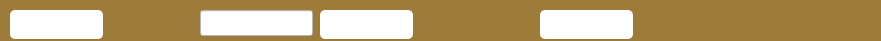
    <widget class="QWidget" name="widget_3" native="true">
     <property name="geometry">
      <rect>
       <x>-1</x>
       <y>-1</y>
       <width>881</width>
       <height>41</height>
      </rect>
     </property>
     <property name="styleSheet">
      <string notr="true">background-color: rgb(156, 124, 56);</string>
     </property>
     <widget class="QPushButton" name="pushButton_9">
      <property name="geometry">
       <rect>
        <x>10</x>
        <y>10</y>
        <width>93</width>
        <height>29</height>
       </rect>
      </property>
      <property name="styleSheet">
       <string notr="true">background-color: rgb(255, 255, 255);
border-radius:5px;</string>
      </property>
      <property name="text">
       <string/>
      </property>
      <property name="icon">
       <iconset resource="Source_Reservation.qrc">
        <normaloff>:/image/photoReservation/pngwing.com (1).png</normaloff>:/image/photoReservation/pngwing.com (1).png</iconset>
      </property>
     </widget>
     <widget class="QPushButton" name="pushButton_10">
      <property name="geometry">
       <rect>
        <x>540</x>
        <y>10</y>
        <width>93</width>
        <height>29</height>
       </rect>
      </property>
      <property name="styleSheet">
       <string notr="true">background-color: rgb(255, 255, 255);
border-radius:5px;</string>
      </property>
      <property name="text">
       <string/>
      </property>
      <property name="icon">
       <iconset resource="Source_Reservation.qrc">
        <normaloff>:/image/photoReservation/icons8-utilisateur-50.png</normaloff>:/image/photoReservation/icons8-utilisateur-50.png</iconset>
      </property>
      <property name="iconSize">
       <size>
        <width>25</width>
        <height>25</height>
       </size>
      </property>
     </widget>
     <widget class="QPushButton" name="pushButton_11">
      <property name="geometry">
       <rect>
        <x>320</x>
        <y>10</y>
        <width>93</width>
        <height>29</height>
       </rect>
      </property>
      <property name="styleSheet">
       <string notr="true">background-color: rgb(255, 255, 255);
border-radius:5px;</string>
      </property>
      <property name="text">
       <string/>
      </property>
      <property name="icon">
       <iconset resource="Source_Reservation.qrc">
        <normaloff>:/image/photoReservation/icons8-chercher-32.png</normaloff>:/image/photoReservation/icons8-chercher-32.png</iconset>
      </property>
      <property name="iconSize">
       <size>
        <width>25</width>
        <height>25</height>
       </size>
      </property>
     </widget>
     <widget class="QLineEdit" name="lineEdit">
      <property name="geometry">
       <rect>
        <x>200</x>
        <y>10</y>
        <width>113</width>
        <height>26</height>
       </rect>
      </property>
      <property name="styleSheet">
       <string notr="true">background-color: rgb(255, 255, 255);</string>
      </property>
     </widget>
    </widget>
